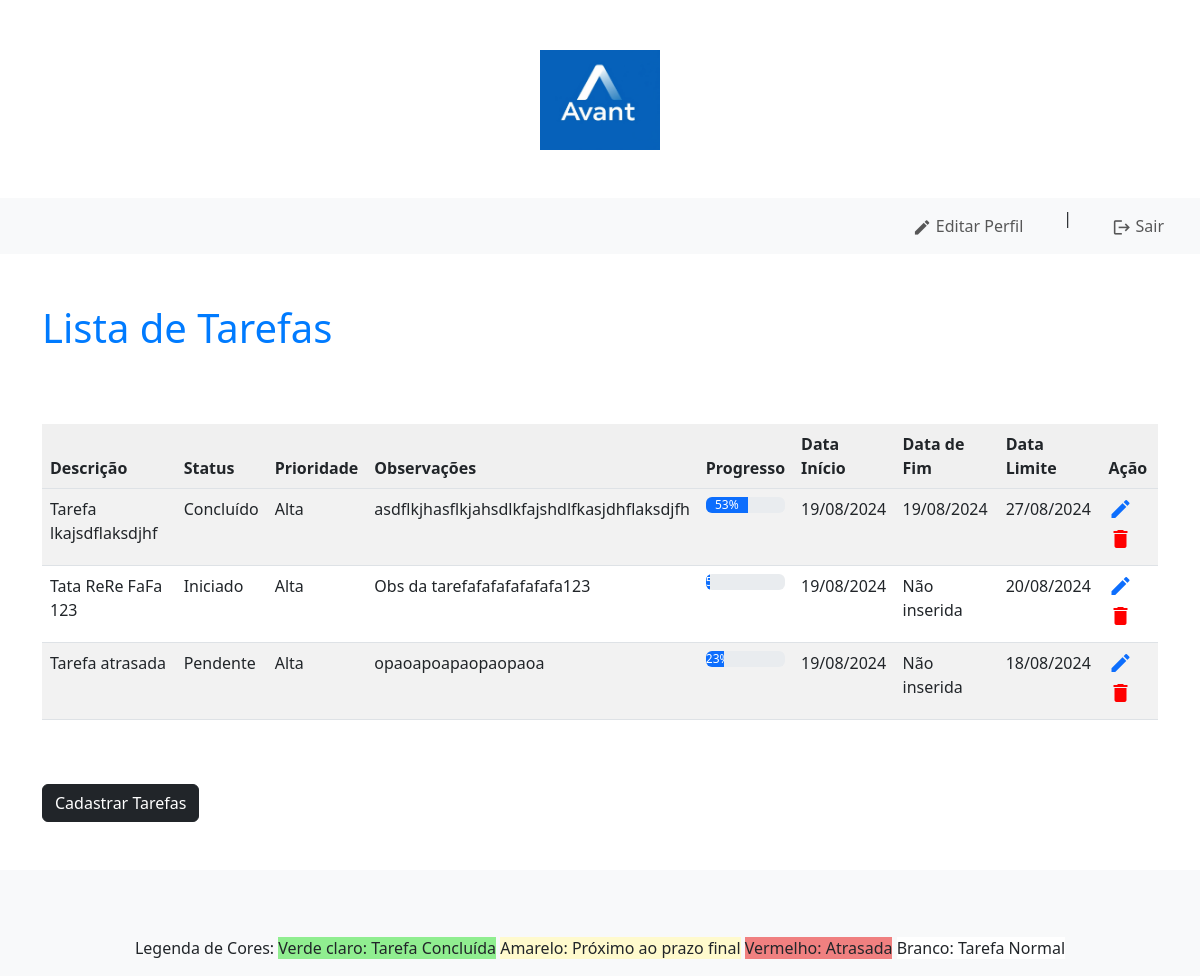
Screenshot of /tarefas/listar_tarefas/ (signed in) with the database file from the repository.
### tarefas/models.py (models this page shows, shortened)
class Tarefas(models.Model):
    status_choices = (
        (1, "Pendente"),
        (2, "Iniciado"),
        (3, "Concluído"),
        (4, "Excluído"),
    )
    prioridade_choices = (
        (1, "Baixa"),
        (2, "Média"),
        (3, "Alta"),
    )
    descricao = models.CharField(
        max_length=255, verbose_name="Descrição", null=False, blank=False
    )
    status = models.IntegerField(
        choices=status_choices, default=1, verbose_name="Status"
    )
    prioridade = models.IntegerField(
        choices=prioridade_choices, default=1, verbose_name="Prioridade"
    )
    obs = models.TextField(blank=True, null=True)
    progresso_conclusao = models.IntegerField(default=0, blank=True, null=True)
    dataInicio = models.DateTimeField(auto_now_add=True)
    dataFim = models.DateTimeField(blank=True, null=True)
    dataLimite = models.DateTimeField(blank=True, null=True)
    user = models.ForeignKey(User, on_delete=models.CASCADE)

### tarefas/views.py (the view)
# urls.py: path("listar_tarefas/", views.listar_tarefas, name="listar_tarefas"),
def listar_tarefas(request):
    if not request.user.is_authenticated:
        return redirect("/usuarios/logar")
    tarefas = (
        Tarefas.objects.filter(user=request.user)
        .exclude(status=4)
        .order_by("dataInicio")
    )  # Filtra as tarefas do usuário logado
    hoje = date.today()
    data_alerta = hoje + timedelta(days=3)  # Calcula a data com 3 dias a mais
    return render(
        request,
        "listar_tarefas.html",
        {"tarefas": tarefas, "hoje": hoje, "data_alerta": data_alerta},
    )

### tarefas/templates/listar_tarefas.html (shortened to what this page needs)
{% load static %}
<!DOCTYPE html>
<html lang="pt-br">
<head>
    <link href="https://cdn.jsdelivr.net/npm/bootstrap@5.3.0-alpha1/dist/css/bootstrap.min.css" rel="stylesheet">
    <link rel="stylesheet" href="{% static 'tarefas/css/tarefas.css' %}">
</head>
<body>
  <div class="row justify-content-center mb-5">
    <div class="col-md-4 text-center">
      <img src="{% static 'geral/img/LogoAvant1.jpg' %}" alt="Logo" class="img-fluid" style="margin-top: 50px; max-width: 200px; max-height: 100px;">
    </div>
  </div>
  <nav class="navbar navbar-expand-lg navbar-light bg-light">
    <div class="container-fluid">
      <div class="collapse navbar-collapse" id="navbarNav">
        <ul class="navbar-nav ms-auto">
          <li class="nav-item">
            <a
              class="nav-link"
              href="{% url 'editar_usuario' %}"
              aria-current="page"
            >
              <span class="material-icons icon-menu">edit</span> Editar Perfil
            </a>
          </li>
          <li class="nav-item">
            <span class="mx-3">|</span>
          </li>
          <li class="nav-item">
            <a
              class="nav-link"
              href="{% url 'deslogar' %}"
              onclick="return confirm('Deseja realmente sair?');"
            >
              <span class="material-icons icon-menu">logout</span> Sair
            </a>
          </li>
        </ul>
      </div>
    </div>
  </nav>
    <div class="container">
        <h1 class="mb-4">Lista de Tarefas</h1>
        <br>
        <br>
        <table class="table table-striped">
            <thead>
                <tr>
                    <th>Descrição</th>
                    <th>Status</th>
                    <th>Prioridade</th>
                    <th>Observações</th>
                    <th>Progresso</th>
                    <th>Data Início</th>
                    <th>Data de Fim</th>
                    <th>Data Limite</th>
                    <th>Ação</th>
                </tr>
            </thead>
            <tbody>
                {% for tarefa in tarefas %}
                <tr class="{% if tarefa.status == 3 %}concluida{% elif tarefa.dataLimite and tarefa.dataLimite|date:'Y-m-d' < hoje|date:'Y-m-d' %}atraso{% elif tarefa.dataLimite and tarefa.dataLimite|date:'Y-m-d' < data_alerta|date:'Y-m-d' %}alerta{% else %}normal{% endif %}">
                    <td>{{ tarefa.descricao }}</td>
                    <td>
                        {% if tarefa.status == 1 %}
                            Pendente
                        {% elif tarefa.status == 2 %}
                            Iniciado
                        {% elif tarefa.status == 3 %}
                            Concluído
                        {% elif tarefa.status == 4 %}
                            Excluído
                        {% endif %}
                    </td>
                    <td>
                        {% if tarefa.prioridade == 1 %}
                            Baixa
                        {% elif tarefa.prioridade == 2 %}
                            Média
                        {% elif tarefa.prioridade == 3 %}
                            Alta
                        {% endif %}
                    </td>
                    <td>{{ tarefa.obs }}</td>
                    <td>
                        <div class="progress">
                            <div class="progress-bar" role="progressbar" style="width: {{ tarefa.progresso_conclusao }}%;" aria-valuenow="{{ tarefa.progresso_conclusao }}" aria-valuemin="0" aria-valuemax="100">{{ tarefa.progresso_conclusao }}%</div>
                        </div>
                    </td>
                    <td>{{ tarefa.dataInicio|date:"d/m/Y" }}</td>
                    {% if tarefa.dataFim %}
                      <td>{{ tarefa.dataFim|date:"d/m/Y" }}</td>
                      {% else %}
                          <td> Não inserida </td>
                      {% endif %}
                      <td>{{ tarefa.dataLimite|date:"d/m/Y" }}</td>
                      <td>
                        <a href="{% url 'editar_tarefa' tarefa.id %}" class="material-icons">edit</a>
                        <a href="{% url 'excluir_tarefa' tarefa.id %}" class="material-icons my-icon-color_delete" onclick="return confirm('Tem certeza que deseja excluir a tarefa?');">delete</a>
                    </td>
                    </tr>
                {% endfor %}
            </tbody>
        </table>
        <br><br>
        <a href="{% url 'cadastrar_tarefa' %}"  class="btn btn-dark">Cadastrar Tarefas</a>
    </div>
    <footer class="footer mt-5 py-3 bg-light">
        <div class="container">
          <div class="row">
            <div class="col-md-12 text-center">
              <p class="mb-0">
                Legenda de Cores:
                <span class="concluida">Verde claro: Tarefa Concluída</span>
                <span class="alerta">Amarelo: Próximo ao prazo final</span>
                <span class="atraso">Vermelho: Atrasada</span>
                <span class="normal">Branco: Tarefa Normal</span>
              </p>
            </div>
          </div>
        </div>
      </footer>
</body>
</html>

### templates/static/tarefas/css/tarefas.css (style rules this page uses)
.table { width: 100%; }
.table th { background-color: #f0f0f0; }
.container { margin-top: 50px; }
h1 { color: #007bff; }
.my-icon-color_delete { color: red; }
a { text-decoration: none; }
.alerta { background-color: #fffacd; }
.atraso { background-color: #f08080; }
.concluida { background-color: #90EE90; }
.normal { background-color: white; }
.navbar-nav .nav-item { margin-right: 1rem; }
.icon-menu { vertical-align: middle; font-size: 1.2rem; }
.mx-3 { width: 1.2rem; }

### rows the page displays
Tarefas: descricao "Tarefa lkajsdflaksdjhf", status "Concluído", prioridade "Alta", obs "asdflkjhasflkjahsdlkfajshdlfkasjdhflaksdjfh", progresso_conclusao "53", dataInicio "19/08/2024", dataFim "19/08/2024", dataLimite "27/08/2024"
Tarefas: descricao "Tata ReRe FaFa 123", status "Iniciado", prioridade "Alta", obs "Obs da tarefafafafafafafa123", {{ tarefa.progresso_conclusao }} 5 (drawn), dataInicio "19/08/2024", shows "Não inserida", dataLimite "20/08/2024"
Tarefas: descricao "Tarefa atrasada", status "Pendente", prioridade "Alta", obs "opaoapoapaopaopaoa", progresso_conclusao "23", dataInicio "19/08/2024", shows "Não inserida", dataLimite "18/08/2024"
